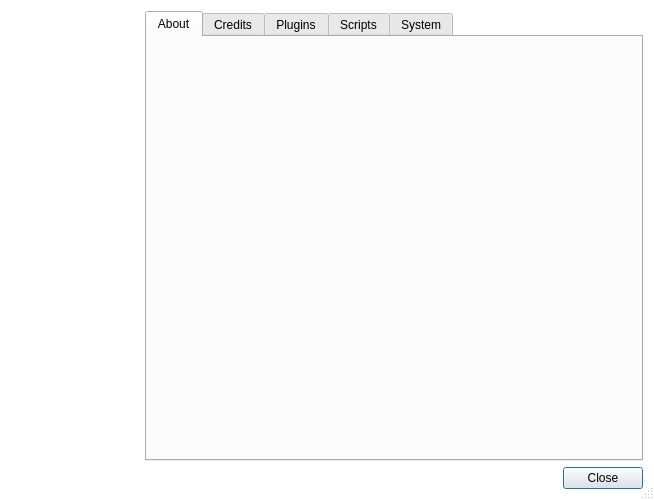
<?xml version="1.0" encoding="UTF-8"?>
<ui version="4.0">
 <class>AboutDialog</class>
 <widget class="QDialog" name="AboutDialog">
  <property name="geometry">
   <rect>
    <x>0</x>
    <y>0</y>
    <width>654</width>
    <height>500</height>
   </rect>
  </property>
  <property name="windowIcon">
   <iconset>
    <normaloff>../../qcad_icon.png</normaloff>../../qcad_icon.png</iconset>
  </property>
  <property name="styleSheet">
   <string notr="true">QDialog{background-color: rgb(255, 255, 255);}</string>
  </property>
  <property name="sizeGripEnabled">
   <bool>true</bool>
  </property>
  <layout class="QVBoxLayout" name="verticalLayout_6">
   <item>
    <layout class="QHBoxLayout" name="horizontalLayout">
     <item>
      <layout class="QVBoxLayout" name="verticalLayout">
       <item>
        <widget class="QLabel" name="label">
         <property name="sizePolicy">
          <sizepolicy hsizetype="Fixed" vsizetype="Fixed">
           <horstretch>0</horstretch>
           <verstretch>0</verstretch>
          </sizepolicy>
         </property>
         <property name="minimumSize">
          <size>
           <width>128</width>
           <height>128</height>
          </size>
         </property>
         <property name="maximumSize">
          <size>
           <width>128</width>
           <height>128</height>
          </size>
         </property>
         <property name="pixmap">
          <pixmap>../../qcad_icon.png</pixmap>
         </property>
         <property name="scaledContents">
          <bool>true</bool>
         </property>
         <property name="alignment">
          <set>Qt::AlignCenter</set>
         </property>
        </widget>
       </item>
       <item>
        <spacer name="verticalSpacer">
         <property name="orientation">
          <enum>Qt::Vertical</enum>
         </property>
         <property name="sizeHint" stdset="0">
          <size>
           <width>20</width>
           <height>40</height>
          </size>
         </property>
        </spacer>
       </item>
      </layout>
     </item>
     <item>
      <widget class="QTabWidget" name="TabWidget">
       <property name="currentIndex">
        <number>0</number>
       </property>
       <widget class="QWidget" name="AppTab">
        <attribute name="title">
         <string>About</string>
        </attribute>
        <layout class="QVBoxLayout" name="verticalLayout_2">
         <property name="leftMargin">
          <number>10</number>
         </property>
         <property name="rightMargin">
          <number>10</number>
         </property>
         <property name="bottomMargin">
          <number>10</number>
         </property>
         <item>
          <widget class="QTextBrowser" name="AppText">
           <property name="palette">
            <palette>
             <active>
              <colorrole role="Base">
               <brush brushstyle="SolidPattern">
                <color alpha="0">
                 <red>255</red>
                 <green>255</green>
                 <blue>255</blue>
                </color>
               </brush>
              </colorrole>
             </active>
             <inactive>
              <colorrole role="Base">
               <brush brushstyle="SolidPattern">
                <color alpha="0">
                 <red>255</red>
                 <green>255</green>
                 <blue>255</blue>
                </color>
               </brush>
              </colorrole>
             </inactive>
             <disabled>
              <colorrole role="Base">
               <brush brushstyle="SolidPattern">
                <color alpha="0">
                 <red>237</red>
                 <green>237</green>
                 <blue>237</blue>
                </color>
               </brush>
              </colorrole>
             </disabled>
            </palette>
           </property>
           <property name="frameShape">
            <enum>QFrame::NoFrame</enum>
           </property>
           <property name="html">
            <string notr="true">&lt;!DOCTYPE HTML PUBLIC &quot;-//W3C//DTD HTML 4.0//EN&quot; &quot;http://www.w3.org/TR/REC-html40/strict.dtd&quot;&gt;
&lt;html&gt;&lt;head&gt;&lt;meta name=&quot;qrichtext&quot; content=&quot;1&quot; /&gt;&lt;style type=&quot;text/css&quot;&gt;
p, li { white-space: pre-wrap; }
&lt;/style&gt;&lt;/head&gt;&lt;body style=&quot; font-family:'.SF NS Text'; font-size:13pt; font-weight:400; font-style:normal;&quot;&gt;
&lt;p style=&quot;-qt-paragraph-type:empty; margin-top:0px; margin-bottom:0px; margin-left:0px; margin-right:0px; -qt-block-indent:0; text-indent:0px; font-family:'.Helvetica Neue DeskInterface';&quot;&gt;&lt;br /&gt;&lt;/p&gt;&lt;/body&gt;&lt;/html&gt;</string>
           </property>
          </widget>
         </item>
        </layout>
       </widget>
       <widget class="QWidget" name="CreditsTab">
        <attribute name="title">
         <string>Credits</string>
        </attribute>
        <layout class="QVBoxLayout" name="verticalLayout_7">
         <property name="leftMargin">
          <number>10</number>
         </property>
         <property name="rightMargin">
          <number>10</number>
         </property>
         <property name="bottomMargin">
          <number>10</number>
         </property>
         <item>
          <widget class="QTextBrowser" name="CreditsText">
           <property name="palette">
            <palette>
             <active>
              <colorrole role="Base">
               <brush brushstyle="SolidPattern">
                <color alpha="0">
                 <red>255</red>
                 <green>255</green>
                 <blue>255</blue>
                </color>
               </brush>
              </colorrole>
             </active>
             <inactive>
              <colorrole role="Base">
               <brush brushstyle="SolidPattern">
                <color alpha="0">
                 <red>255</red>
                 <green>255</green>
                 <blue>255</blue>
                </color>
               </brush>
              </colorrole>
             </inactive>
             <disabled>
              <colorrole role="Base">
               <brush brushstyle="SolidPattern">
                <color alpha="255">
                 <red>237</red>
                 <green>237</green>
                 <blue>237</blue>
                </color>
               </brush>
              </colorrole>
             </disabled>
            </palette>
           </property>
           <property name="frameShape">
            <enum>QFrame::NoFrame</enum>
           </property>
           <property name="html">
            <string notr="true">&lt;!DOCTYPE HTML PUBLIC &quot;-//W3C//DTD HTML 4.0//EN&quot; &quot;http://www.w3.org/TR/REC-html40/strict.dtd&quot;&gt;
&lt;html&gt;&lt;head&gt;&lt;meta name=&quot;qrichtext&quot; content=&quot;1&quot; /&gt;&lt;style type=&quot;text/css&quot;&gt;
p, li { white-space: pre-wrap; }
&lt;/style&gt;&lt;/head&gt;&lt;body style=&quot; font-family:'.SF NS Text'; font-size:13pt; font-weight:400; font-style:normal;&quot;&gt;
&lt;p style=&quot;-qt-paragraph-type:empty; margin-top:0px; margin-bottom:0px; margin-left:0px; margin-right:0px; -qt-block-indent:0; text-indent:0px; font-family:'.Helvetica Neue DeskInterface';&quot;&gt;&lt;br /&gt;&lt;/p&gt;&lt;/body&gt;&lt;/html&gt;</string>
           </property>
          </widget>
         </item>
        </layout>
       </widget>
       <widget class="QWidget" name="PluginsTab">
        <attribute name="title">
         <string>Plugins</string>
        </attribute>
        <layout class="QVBoxLayout" name="verticalLayout_4">
         <property name="leftMargin">
          <number>10</number>
         </property>
         <property name="rightMargin">
          <number>10</number>
         </property>
         <property name="bottomMargin">
          <number>10</number>
         </property>
         <item>
          <widget class="QTextBrowser" name="PluginsText">
           <property name="palette">
            <palette>
             <active>
              <colorrole role="Base">
               <brush brushstyle="SolidPattern">
                <color alpha="0">
                 <red>255</red>
                 <green>255</green>
                 <blue>255</blue>
                </color>
               </brush>
              </colorrole>
             </active>
             <inactive>
              <colorrole role="Base">
               <brush brushstyle="SolidPattern">
                <color alpha="0">
                 <red>255</red>
                 <green>255</green>
                 <blue>255</blue>
                </color>
               </brush>
              </colorrole>
             </inactive>
             <disabled>
              <colorrole role="Base">
               <brush brushstyle="SolidPattern">
                <color alpha="255">
                 <red>237</red>
                 <green>237</green>
                 <blue>237</blue>
                </color>
               </brush>
              </colorrole>
             </disabled>
            </palette>
           </property>
           <property name="frameShape">
            <enum>QFrame::NoFrame</enum>
           </property>
           <property name="html">
            <string notr="true">&lt;!DOCTYPE HTML PUBLIC &quot;-//W3C//DTD HTML 4.0//EN&quot; &quot;http://www.w3.org/TR/REC-html40/strict.dtd&quot;&gt;
&lt;html&gt;&lt;head&gt;&lt;meta name=&quot;qrichtext&quot; content=&quot;1&quot; /&gt;&lt;style type=&quot;text/css&quot;&gt;
p, li { white-space: pre-wrap; }
&lt;/style&gt;&lt;/head&gt;&lt;body style=&quot; font-family:'.SF NS Text'; font-size:13pt; font-weight:400; font-style:normal;&quot;&gt;
&lt;p style=&quot;-qt-paragraph-type:empty; margin-top:0px; margin-bottom:0px; margin-left:0px; margin-right:0px; -qt-block-indent:0; text-indent:0px; font-family:'.Helvetica Neue DeskInterface';&quot;&gt;&lt;br /&gt;&lt;/p&gt;&lt;/body&gt;&lt;/html&gt;</string>
           </property>
          </widget>
         </item>
        </layout>
       </widget>
       <widget class="QWidget" name="ScriptsTab">
        <attribute name="title">
         <string>Scripts</string>
        </attribute>
        <layout class="QVBoxLayout" name="verticalLayout_3">
         <property name="leftMargin">
          <number>10</number>
         </property>
         <property name="rightMargin">
          <number>10</number>
         </property>
         <property name="bottomMargin">
          <number>10</number>
         </property>
         <item>
          <widget class="QTextBrowser" name="ScriptsText">
           <property name="palette">
            <palette>
             <active>
              <colorrole role="Base">
               <brush brushstyle="SolidPattern">
                <color alpha="0">
                 <red>255</red>
                 <green>255</green>
                 <blue>255</blue>
                </color>
               </brush>
              </colorrole>
             </active>
             <inactive>
              <colorrole role="Base">
               <brush brushstyle="SolidPattern">
                <color alpha="0">
                 <red>255</red>
                 <green>255</green>
                 <blue>255</blue>
                </color>
               </brush>
              </colorrole>
             </inactive>
             <disabled>
              <colorrole role="Base">
               <brush brushstyle="SolidPattern">
                <color alpha="255">
                 <red>237</red>
                 <green>237</green>
                 <blue>237</blue>
                </color>
               </brush>
              </colorrole>
             </disabled>
            </palette>
           </property>
           <property name="frameShape">
            <enum>QFrame::NoFrame</enum>
           </property>
           <property name="html">
            <string notr="true">&lt;!DOCTYPE HTML PUBLIC &quot;-//W3C//DTD HTML 4.0//EN&quot; &quot;http://www.w3.org/TR/REC-html40/strict.dtd&quot;&gt;
&lt;html&gt;&lt;head&gt;&lt;meta name=&quot;qrichtext&quot; content=&quot;1&quot; /&gt;&lt;style type=&quot;text/css&quot;&gt;
p, li { white-space: pre-wrap; }
&lt;/style&gt;&lt;/head&gt;&lt;body style=&quot; font-family:'.SF NS Text'; font-size:13pt; font-weight:400; font-style:normal;&quot;&gt;
&lt;p style=&quot;-qt-paragraph-type:empty; margin-top:0px; margin-bottom:0px; margin-left:0px; margin-right:0px; -qt-block-indent:0; text-indent:0px; font-family:'.Helvetica Neue DeskInterface';&quot;&gt;&lt;br /&gt;&lt;/p&gt;&lt;/body&gt;&lt;/html&gt;</string>
           </property>
          </widget>
         </item>
        </layout>
       </widget>
       <widget class="QWidget" name="SystemTab">
        <attribute name="title">
         <string>System</string>
        </attribute>
        <layout class="QVBoxLayout" name="verticalLayout_5">
         <property name="leftMargin">
          <number>10</number>
         </property>
         <property name="rightMargin">
          <number>10</number>
         </property>
         <property name="bottomMargin">
          <number>10</number>
         </property>
         <item>
          <widget class="QPlainTextEdit" name="SystemText">
           <property name="readOnly">
            <bool>true</bool>
           </property>
          </widget>
         </item>
        </layout>
       </widget>
      </widget>
     </item>
    </layout>
   </item>
   <item>
    <widget class="QDialogButtonBox" name="buttonBox">
     <property name="orientation">
      <enum>Qt::Horizontal</enum>
     </property>
     <property name="standardButtons">
      <set>QDialogButtonBox::Close</set>
     </property>
    </widget>
   </item>
  </layout>
 </widget>
 <resources/>
 <connections>
  <connection>
   <sender>buttonBox</sender>
   <signal>clicked(QAbstractButton*)</signal>
   <receiver>AboutDialog</receiver>
   <slot>accept()</slot>
   <hints>
    <hint type="sourcelabel">
     <x>227</x>
     <y>349</y>
    </hint>
    <hint type="destinationlabel">
     <x>157</x>
     <y>274</y>
    </hint>
   </hints>
  </connection>
 </connections>
</ui>
